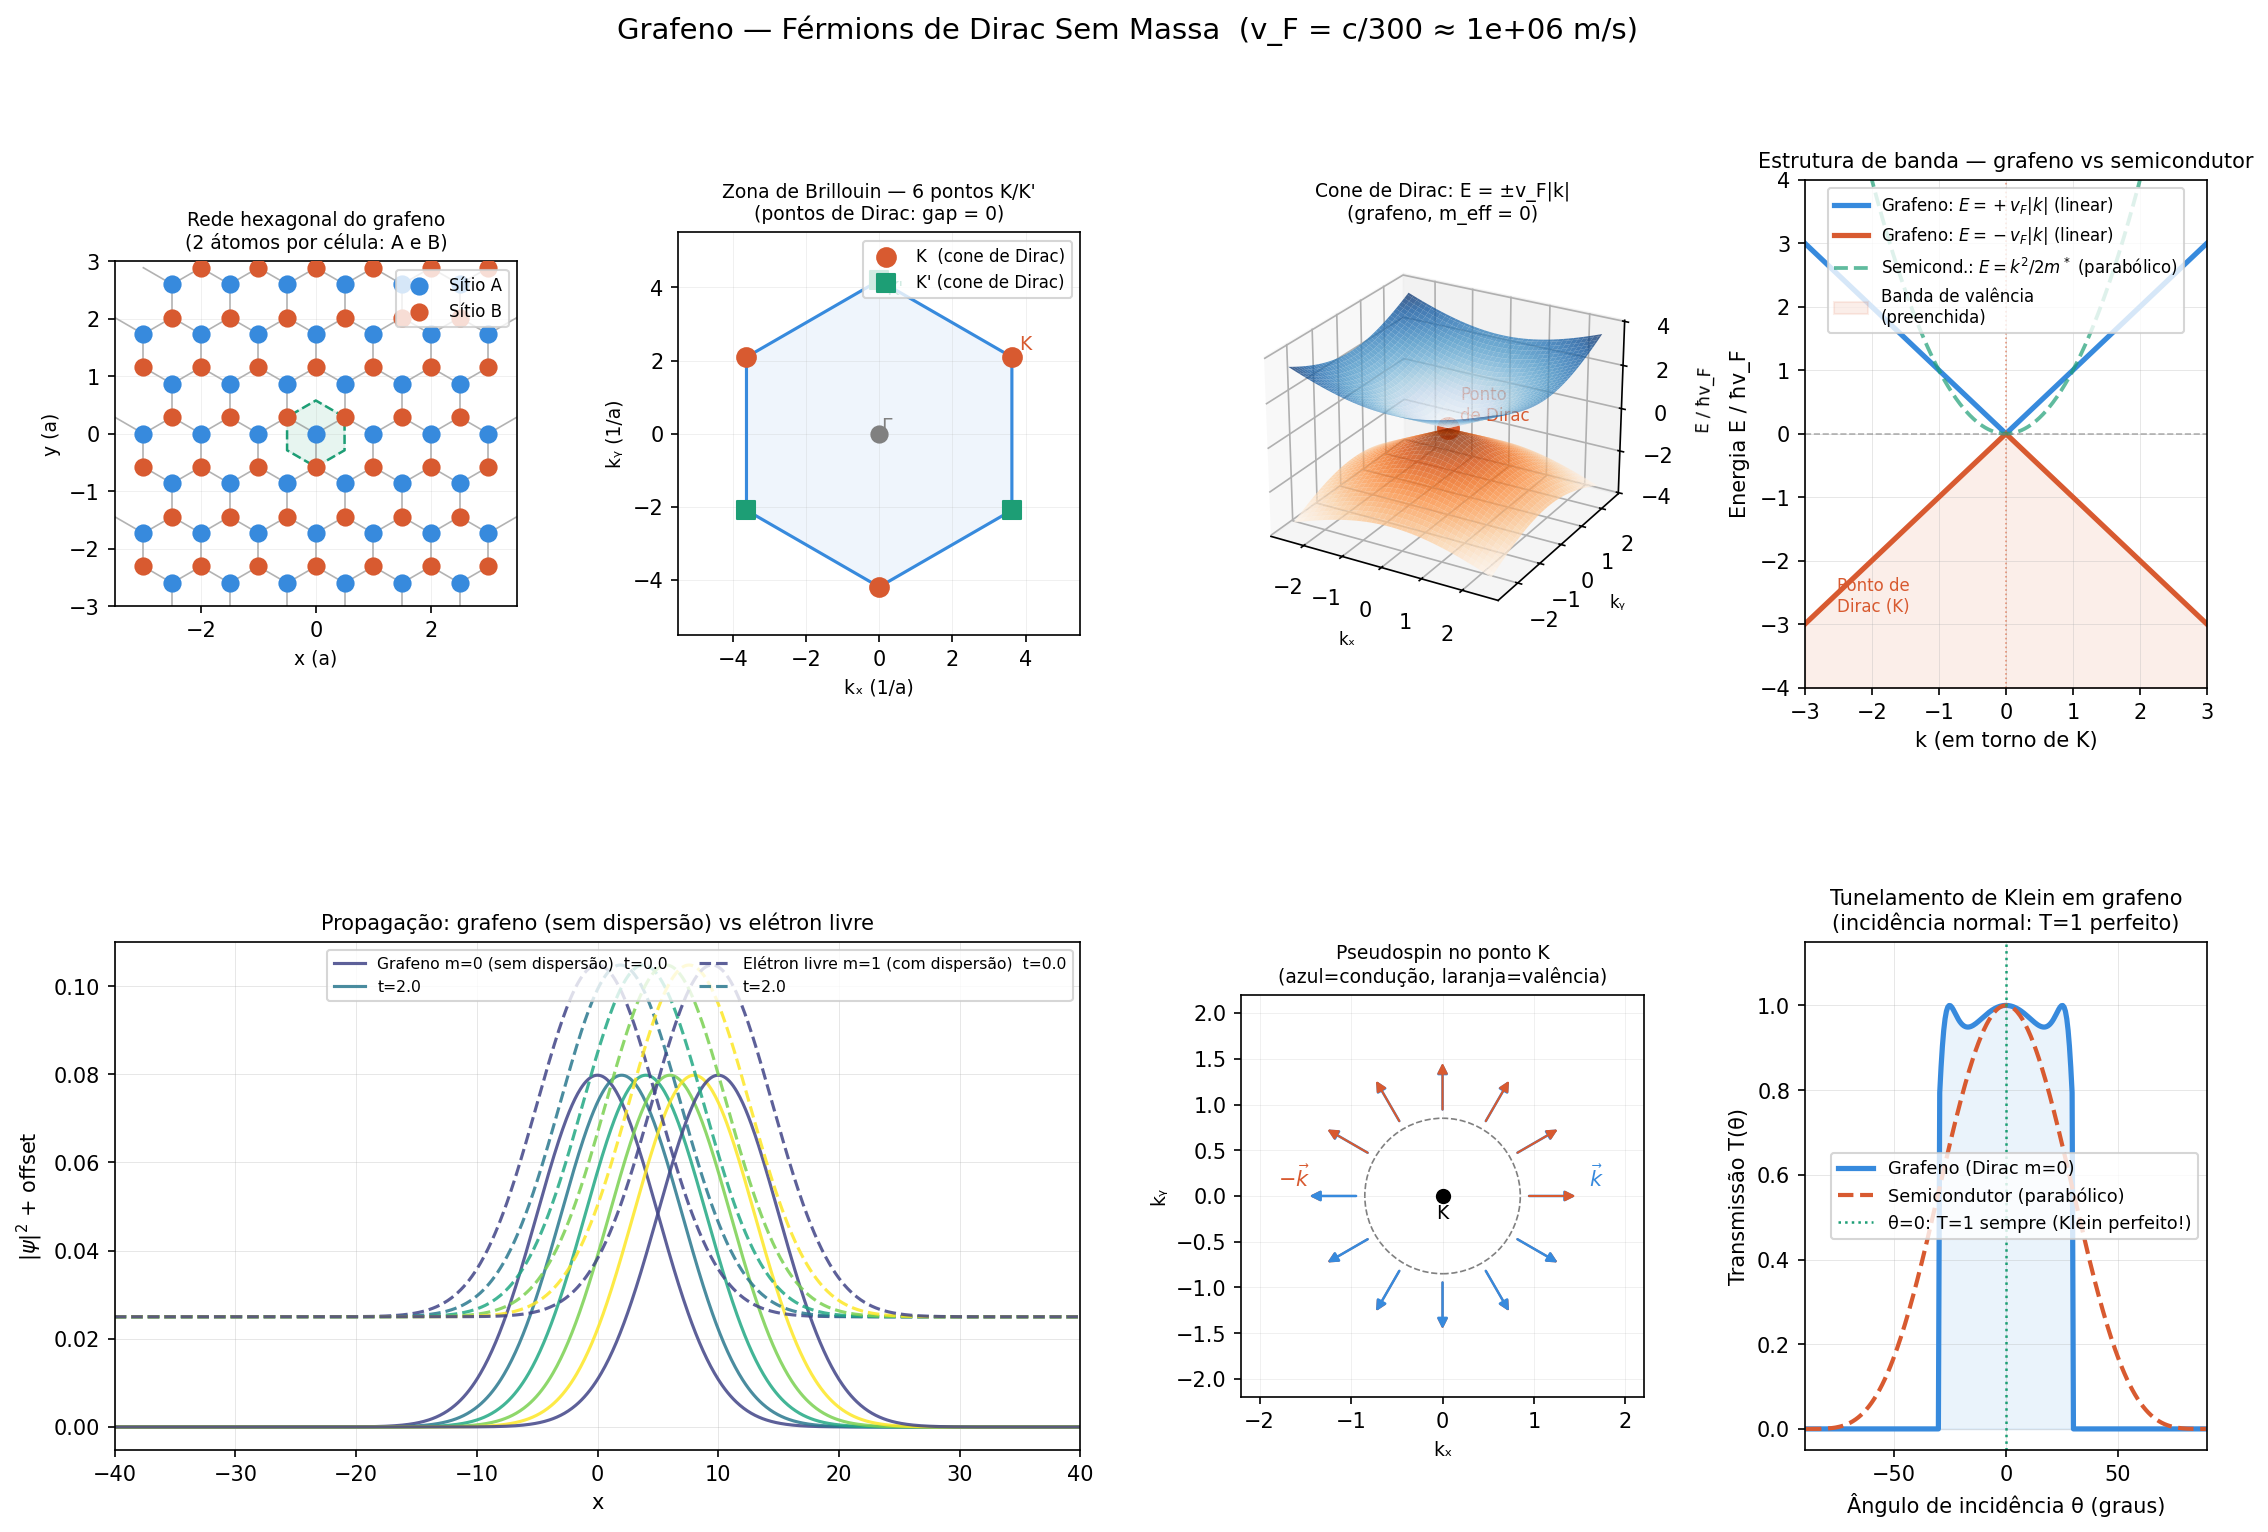

Write the Python code that produced this figure.
"""
Grafeno 2D — Férmions de Dirac Sem Massa
=========================================
Módulo 1 — Estrutura de banda: rede hexagonal + pontos de Dirac K e K'
Módulo 2 — Cone de Dirac: dispersão linear E = ±ħv_F|k|  (sem gap, sem massa)
Módulo 3 — Propagação de pacote: velocidade constante v_F ≈ c/300, sem dispersão
Módulo 4 — Pseudospin e quiralidade: helicidade travada, tunelamento de Klein perfeito
Módulo 5 — Níveis de Landau em grafeno: E_n = v_F√(2nħeB)  ∝ √(nB), inclui n=0

Diferença fundamental em relação ao elétron livre:
  - Elétron livre:  E = ±√(k²+m²)   → dispersão quadrática para k<<m
  - Grafeno:        E = ±v_F|k|      → linear para TODO k, m_efetivo = 0

Sistema de unidades: ħ = e = 1, v_F = 1 (comprimento em unidades de a/√3)

Uso:
    python dirac_graphene.py
    python dirac_graphene.py --module 2    # só cone de Dirac
    python dirac_graphene.py --B 3.0       # campo magnético para Landau
    python dirac_graphene.py --save        # salva animação
    python dirac_graphene.py --help
"""

import math
import numpy as np
import matplotlib
import matplotlib.pyplot as plt
import matplotlib.gridspec as gridspec
import matplotlib.animation as animation
from matplotlib.patches import RegularPolygon, FancyArrowPatch
from matplotlib.collections import PatchCollection
import argparse
import platform
import warnings
warnings.filterwarnings("ignore")

if platform.system() == "Darwin":
    matplotlib.use("MacOSX")

# ============================================================================
# Constantes do grafeno
# ============================================================================
VF      = 1.0           # velocidade de Fermi (unidades v_F=1)
VF_SI   = 1.0e6         # v_F em m/s (real)
C_SI    = 3.0e8         # c em m/s
VF_FRAC = VF_SI / C_SI  # v_F/c ≈ 1/300

# Rede hexagonal: vetores primitivos
A_LAT  = 1.0                          # parâmetro de rede (u.a.)
A1     = A_LAT * np.array([1.0, 0.0])
A2     = A_LAT * np.array([0.5, np.sqrt(3)/2])

# Pontos de alta simetria na zona de Brillouin hexagonal
# K  = (2π/a)(1/3, 1/√3)  e  K' = -K
K_PT   = (2*np.pi/A_LAT) * np.array([1/3, 1/np.sqrt(3)])
KP_PT  = -K_PT


# ============================================================================
# MÓDULO 1 — Rede Hexagonal e Zona de Brillouin
# ============================================================================

def plot_lattice_and_bz(ax_lat, ax_bz):
    """Rede real do grafeno (hexagonal) e zona de Brillouin hexagonal."""

    # ── Rede real: sítios A (azul) e B (laranja) ──
    n_cells = 4
    sA, sB = [], []
    for i in range(-n_cells, n_cells + 1):
        for j in range(-n_cells, n_cells + 1):
            center = i * A1 + j * A2
            sA.append(center)
            sB.append(center + np.array([0.5, np.sqrt(3)/6]))

    sA = np.array(sA); sB = np.array(sB)
    mask = (np.abs(sA[:,0]) < 3.5) & (np.abs(sA[:,1]) < 3.0)
    maskB = (np.abs(sB[:,0]) < 3.5) & (np.abs(sB[:,1]) < 3.0)

    # Linhas de ligação C-C
    for pos in sA[mask]:
        for delta in [np.array([0.5, np.sqrt(3)/6]),
                      np.array([-0.5, np.sqrt(3)/6]),
                      np.array([0.0, -np.sqrt(3)/3])]:
            nb = pos + delta
            ax_lat.plot([pos[0], nb[0]], [pos[1], nb[1]],
                        color="gray", lw=0.8, alpha=0.6, zorder=1)

    ax_lat.scatter(sA[mask, 0], sA[mask, 1], s=60, color="#378ADD",
                   zorder=3, label="Sítio A")
    ax_lat.scatter(sB[maskB, 0], sB[maskB, 1], s=60, color="#D85A30",
                   zorder=3, label="Sítio B")

    # Destaca célula unitária
    hex_verts = []
    for angle in range(0, 360, 60):
        r = A_LAT / np.sqrt(3)
        hex_verts.append([r * np.cos(np.radians(angle + 30)),
                          r * np.sin(np.radians(angle + 30))])
    hex_verts = np.array(hex_verts)
    ax_lat.fill(hex_verts[:, 0], hex_verts[:, 1],
                alpha=0.10, color="#1D9E75", zorder=0)
    ax_lat.plot(np.append(hex_verts[:, 0], hex_verts[0, 0]),
                np.append(hex_verts[:, 1], hex_verts[0, 1]),
                color="#1D9E75", lw=1.2, ls="--")

    ax_lat.set_aspect("equal")
    ax_lat.set_xlim(-3.5, 3.5); ax_lat.set_ylim(-3.0, 3.0)
    ax_lat.set_xlabel("x (a)", fontsize=9); ax_lat.set_ylabel("y (a)", fontsize=9)
    ax_lat.set_title("Rede hexagonal do grafeno\n(2 átomos por célula: A e B)", fontsize=9)
    ax_lat.legend(fontsize=8, loc="upper right")
    ax_lat.grid(lw=0.3, alpha=0.3)

    # ── Zona de Brillouin hexagonal ──
    # Vetores da rede recíproca
    b1 = (2*np.pi/A_LAT) * np.array([1.0, -1/np.sqrt(3)])
    b2 = (2*np.pi/A_LAT) * np.array([0.0,  2/np.sqrt(3)])

    # Vértices da ZB hexagonal
    bz_verts = []
    for i in range(6):
        angle = np.radians(30 + 60 * i)
        r_bz = 4*np.pi / (3 * A_LAT)
        bz_verts.append([r_bz * np.cos(angle), r_bz * np.sin(angle)])
    bz_verts = np.array(bz_verts)

    ax_bz.fill(np.append(bz_verts[:,0], bz_verts[0,0]),
               np.append(bz_verts[:,1], bz_verts[0,1]),
               alpha=0.08, color="#378ADD")
    ax_bz.plot(np.append(bz_verts[:,0], bz_verts[0,0]),
               np.append(bz_verts[:,1], bz_verts[0,1]),
               color="#378ADD", lw=1.5)

    # Pontos K e K'
    K_pts  = bz_verts[0::2]   # alternados
    Kp_pts = bz_verts[1::2]
    ax_bz.scatter(K_pts[:,0],  K_pts[:,1],  s=80, color="#D85A30",
                  zorder=5, label="K  (cone de Dirac)")
    ax_bz.scatter(Kp_pts[:,0], Kp_pts[:,1], s=80, color="#1D9E75",
                  zorder=5, marker="s", label="K' (cone de Dirac)")

    # Ponto Γ e M
    ax_bz.scatter([0], [0], s=60, color="gray", zorder=5)
    ax_bz.text(0.05, 0.05, "Γ", fontsize=9, color="gray")

    for kp in K_pts[:1]:
        ax_bz.annotate("K", xy=kp, xytext=kp + np.array([0.2, 0.2]),
                       fontsize=9, color="#D85A30")
    for kp in Kp_pts[:1]:
        ax_bz.annotate("K'", xy=kp, xytext=kp + np.array([0.2, -0.4]),
                       fontsize=9, color="#1D9E75")

    ax_bz.set_aspect("equal")
    lim = 5.5
    ax_bz.set_xlim(-lim, lim); ax_bz.set_ylim(-lim, lim)
    ax_bz.set_xlabel("kₓ (1/a)", fontsize=9); ax_bz.set_ylabel("kᵧ (1/a)", fontsize=9)
    ax_bz.set_title("Zona de Brillouin — 6 pontos K/K'\n(pontos de Dirac: gap = 0)", fontsize=9)
    ax_bz.legend(fontsize=8, loc="upper right")
    ax_bz.grid(lw=0.3, alpha=0.3)


# ============================================================================
# MÓDULO 2 — Cone de Dirac: estrutura de banda 2D
# ============================================================================

def dirac_cone_energy(kx, ky, vf=VF):
    """E = ±v_F √(kx²+ky²)  — dispersão linear, sem massa."""
    k = np.sqrt(kx**2 + ky**2)
    return vf * k


def plot_dirac_cone(ax3d, ax_bands):
    """Cone de Dirac 3D e estrutura de banda ao longo de K-Γ-K'."""

    # ── Cone 3D ──
    k_range = np.linspace(-2.5, 2.5, 80)
    KX, KY  = np.meshgrid(k_range, k_range)
    E_pos   =  dirac_cone_energy(KX, KY)
    E_neg   = -dirac_cone_energy(KX, KY)

    ax3d.plot_surface(KX, KY, E_pos, cmap="Blues",   alpha=0.75, linewidth=0)
    ax3d.plot_surface(KX, KY, E_neg, cmap="Oranges", alpha=0.75, linewidth=0)

    # Linha de contorno no nível de Fermi E=0
    ax3d.contour(KX, KY, E_pos, levels=[0], colors=["#1D9E75"], linewidths=2)
    ax3d.contour(KX, KY, E_neg, levels=[0], colors=["#1D9E75"], linewidths=2)

    # Ponto de Dirac
    ax3d.scatter([0], [0], [0], s=100, color="#D85A30", zorder=10)
    ax3d.text(0.2, 0.2, 0.3, "Ponto\nde Dirac", fontsize=8, color="#D85A30")

    ax3d.set_xlabel("kₓ", fontsize=8); ax3d.set_ylabel("kᵧ", fontsize=8)
    ax3d.set_zlabel("E / ħv_F", fontsize=8)
    ax3d.set_title("Cone de Dirac: E = ±v_F|k|\n(grafeno, m_eff = 0)", fontsize=9)
    ax3d.view_init(elev=25, azim=-60)

    # ── Estrutura de banda ao longo de k ──
    k_line = np.linspace(-3.0, 3.0, 400)
    E_p    = VF * np.abs(k_line)
    E_n    = -VF * np.abs(k_line)

    # Comparação com elétron parabólico
    m_eff  = 0.5  # massa efetiva de elétron típico em semicondutor
    E_par  = k_line**2 / (2 * m_eff)

    ax_bands.plot(k_line, E_p,  color="#378ADD", lw=2.5, label=r"Grafeno: $E=+v_F|k|$ (linear)")
    ax_bands.plot(k_line, E_n,  color="#D85A30", lw=2.5, label=r"Grafeno: $E=-v_F|k|$ (linear)")
    ax_bands.plot(k_line, E_par, color="#1D9E75", lw=1.8, ls="--", alpha=0.7,
                  label=r"Semicond.: $E=k^2/2m^*$ (parabólico)")

    ax_bands.axhline(0, color="gray", lw=0.8, ls="--", alpha=0.6)
    ax_bands.axvline(0, color="#D85A30", lw=0.8, ls=":", alpha=0.6)

    # Nível de Fermi e anotações
    ax_bands.fill_between(k_line, E_n, -4, alpha=0.10, color="#D85A30",
                          label="Banda de valência\n(preenchida)")
    ax_bands.text(0.08, 0.15, "Ponto de\nDirac (K)", fontsize=8,
                  color="#D85A30", transform=ax_bands.transAxes)

    ax_bands.set_xlabel("k (em torno de K)", fontsize=10)
    ax_bands.set_ylabel("Energia E / ħv_F", fontsize=10)
    ax_bands.set_title("Estrutura de banda — grafeno vs semicondutor", fontsize=10)
    ax_bands.set_ylim(-4, 4); ax_bands.set_xlim(-3, 3)
    ax_bands.legend(fontsize=8, loc="upper center")
    ax_bands.grid(lw=0.4, alpha=0.35)


# ============================================================================
# MÓDULO 3 — Propagação sem dispersão (m=0)
# ============================================================================

def init_spinor_massless(xs, ys, dx, dy, kx0, ky0, sigma):
    """
    Pacote gaussiano 2D para férmion de Dirac sem massa.
    O espinor é (ψ_A, ψ_B) = subrede A e subrede B.

    Para modo de energia positiva com momento k = (kx, ky):
        ψ_A = f(r) · e^{i(kx·x + ky·y)}
        ψ_B = e^{iφ_k} · f(r) · e^{i(kx·x + ky·y)}
    onde φ_k = arctan(ky/kx)  (fase quiral)
    """
    phi_k = np.arctan2(ky0, kx0)
    env   = np.exp(-((xs**2 + ys**2) / (2 * sigma**2)))
    env  /= np.sqrt(np.sum(env**2) * dx * dy)

    psi_A = env * np.exp(1j * (kx0 * xs + ky0 * ys))
    psi_B = np.exp(1j * phi_k) * psi_A

    return psi_A, psi_B


def propagate_massless_1d(xs, dx, k0, sigma, n_steps, dt):
    """
    Evolução 1D do férmion sem massa via split-operator.
    Para m=0: ω(k) = v_F|k|, propagador exato.
    """
    N  = len(xs)
    ks = np.fft.fftfreq(N, d=dx) * 2 * np.pi
    omega = VF * np.abs(ks)

    # Spinor inicial (1D: apenas componente A)
    env  = np.exp(-0.25 * (xs / sigma)**2) / (np.pi * sigma**2)**0.25
    psi_A = env * np.exp(1j * k0 * xs)
    phi_k = np.sign(k0) * np.pi / 4 if k0 != 0 else 0.0
    psi_B = np.exp(1j * phi_k) * psi_A

    # Normaliza
    norm = np.sqrt(np.sum((np.abs(psi_A)**2 + np.abs(psi_B)**2) * dx))
    psi_A /= norm; psi_B /= norm

    # Propagador m=0 em 1D
    cos_w  = np.cos(omega * dt)
    sinc_w = np.where(np.abs(ks) > 1e-12, np.sin(omega * dt) / (omega + 1e-15), dt)
    k_sign = np.sign(ks + 1e-15)

    P11 =  cos_w
    P12 = -1j * k_sign * np.sin(omega * dt)
    P21 = -1j * k_sign * np.sin(omega * dt)
    P22 =  cos_w

    snapshots = []
    t_arr     = []

    for step in range(n_steps + 1):
        if step % (n_steps // 10) == 0:
            dens = (np.abs(psi_A)**2 + np.abs(psi_B)**2).real
            snapshots.append(dens.copy())
            t_arr.append(step * dt)

        if step < n_steps:
            phi_A = np.fft.fft(psi_A)
            phi_B = np.fft.fft(psi_B)
            psi_A = np.fft.ifft(P11 * phi_A + P12 * phi_B)
            psi_B = np.fft.ifft(P21 * phi_A + P22 * phi_B)

    return snapshots, t_arr


def plot_propagation(ax, m=1.0):
    """
    Compara propagação de pacote: grafeno (m=0) vs elétron livre (m=1).
    Para m=0: sem dispersão, velocidade constante v_F.
    Para m≠0: dispersão, o pacote alarga.
    """
    N     = 1024
    L     = 80.0
    xs    = np.linspace(-L/2, L/2, N, endpoint=False)
    dx    = xs[1] - xs[0]
    ks    = np.fft.fftfreq(N, d=dx) * 2 * np.pi
    k0    = 3.0
    sigma = 5.0
    dt    = 0.02
    n_steps = 500

    colors_t = plt.cm.viridis(np.linspace(0.2, 1.0, 5))

    for mi, (mass, lstyle, label) in enumerate([
        (0.0, "-",  "Grafeno m=0 (sem dispersão)"),
        (1.0, "--", "Elétron livre m=1 (com dispersão)"),
    ]):
        omega = VF * np.sqrt(ks**2 + mass**2) if mass > 0 else VF * np.abs(ks)
        cos_w  = np.cos(omega * dt)
        sinc_w = np.where(np.abs(ks) > 1e-12, np.sin(omega * dt) / (omega + 1e-15), dt)
        k_sign = ks / (np.abs(ks) + 1e-12)

        if mass > 0:
            P11 =  cos_w - 1j * mass * sinc_w
            P12 = -1j * ks * sinc_w
            P21 = -1j * ks * sinc_w
            P22 =  cos_w + 1j * mass * sinc_w
        else:
            P11 =  cos_w
            P12 = -1j * k_sign * np.sin(omega * dt)
            P21 = -1j * k_sign * np.sin(omega * dt)
            P22 =  cos_w

        env   = np.exp(-0.25 * (xs / sigma)**2) / (np.pi * sigma**2)**0.25
        psi1  = env * np.exp(1j * k0 * xs)
        psi2  = (k0 / (np.sqrt(k0**2 + mass**2 + 1e-12) + mass + 1e-12)) * psi1
        norm  = np.sqrt(np.sum((np.abs(psi1)**2 + np.abs(psi2)**2) * dx))
        psi1 /= norm; psi2 /= norm

        snap_steps = [0, 100, 200, 300, 400, 500]
        si = 0
        for step in range(n_steps + 1):
            if step == snap_steps[si]:
                dens = (np.abs(psi1)**2 + np.abs(psi2)**2).real
                t_now = step * dt
                offset = mi * 0.025
                lbl = f"{label}  t={t_now:.1f}" if si == 0 else f"t={t_now:.1f}"
                col = colors_t[si % len(colors_t)]
                ax.plot(xs, dens + offset, color=col if mass == 0 else col,
                        lw=1.5, ls=lstyle, alpha=0.85,
                        label=lbl if si <= 1 else "")
                si += 1
                if si >= len(snap_steps):
                    break
            if step < n_steps:
                phi1 = np.fft.fft(psi1); phi2 = np.fft.fft(psi2)
                psi1 = np.fft.ifft(P11*phi1 + P12*phi2)
                psi2 = np.fft.ifft(P21*phi1 + P22*phi2)

    ax.set_xlabel("x", fontsize=10)
    ax.set_ylabel(r"$|\psi|^2$ + offset", fontsize=10)
    ax.set_title("Propagação: grafeno (sem dispersão) vs elétron livre", fontsize=10)
    ax.set_xlim(-L/2, L/2)
    ax.legend(fontsize=7.5, loc="upper right", ncol=2)
    ax.grid(lw=0.4, alpha=0.35)


# ============================================================================
# MÓDULO 4 — Pseudospin, Quiralidade e Tunelamento de Klein Perfeito
# ============================================================================

def klein_transmission_graphene(k, V0, d):
    """
    Transmissão de Klein para grafeno (m=0).
    Resultado analítico de Katsnelson et al. 2006:
        T = cos²(θ) / (1 − sin²(θ)sin²(qd))
    onde θ = arctan(ky/kx) e q = √((E-V0)²/v_F² − ky²)
    Para incidência normal (ky=0, θ=0): T = 1 sempre (Klein perfeito!)
    """
    # Incidência oblíqua: ky = k·sin(θ), kx = k·cos(θ)
    theta_arr = np.linspace(-np.pi/2 + 0.01, np.pi/2 - 0.01, 300)
    E = VF * k
    T_arr = []
    for theta in theta_arr:
        ky = k * np.sin(theta)
        kx = k * np.cos(theta)
        Ev = E - V0
        arg = (Ev/VF)**2 - ky**2
        if arg <= 0:
            T_arr.append(0.0)
            continue
        q = np.sqrt(arg)
        cos2_theta = np.cos(theta)**2
        sin2_phi   = (ky / (np.abs(Ev/VF) + 1e-12))**2
        denom = 1.0 - (1 - cos2_theta) * np.sin(q * d)**2
        T = cos2_theta / (denom + 1e-12) if denom > 0 else 0.0
        T_arr.append(np.clip(T, 0, 1))
    return theta_arr, np.array(T_arr)


def plot_pseudospin(ax_ps, ax_klein):
    """Diagrama de pseudospin e transmissão de Klein em grafeno."""

    # ── Pseudospin: helicidade travada ──
    k_angles = np.linspace(0, 2*np.pi, 12, endpoint=False)
    for angle in k_angles:
        kx = np.cos(angle); ky = np.sin(angle)
        # Pseudospin aponta na direção de k (valência: antiparalelo)
        color = "#378ADD" if True else "#D85A30"
        ax_ps.annotate("", xy=(kx * 1.5, ky * 1.5),
                       xytext=(kx * 0.9, ky * 0.9),
                       arrowprops=dict(arrowstyle="-|>", color="#378ADD",
                                       lw=1.2, mutation_scale=10))
        ax_ps.annotate("", xy=(-kx * 1.5, -ky * 1.5),
                       xytext=(-kx * 0.9, -ky * 0.9),
                       arrowprops=dict(arrowstyle="-|>", color="#D85A30",
                                       lw=1.0, mutation_scale=10))

    circle = plt.Circle((0, 0), 0.85, fill=False, color="gray", ls="--", lw=0.8)
    ax_ps.add_patch(circle)
    ax_ps.scatter([0], [0], s=40, color="black", zorder=5)
    ax_ps.text(0.0, -0.25, "K", ha="center", fontsize=9, color="black")

    ax_ps.set_aspect("equal")
    ax_ps.set_xlim(-2.2, 2.2); ax_ps.set_ylim(-2.2, 2.2)
    ax_ps.set_title("Pseudospin no ponto K\n(azul=condução, laranja=valência)", fontsize=9)
    ax_ps.text(1.6, 0.1, r"$\vec{k}$", fontsize=10, color="#378ADD")
    ax_ps.text(-1.8, 0.1, r"$-\vec{k}$", fontsize=10, color="#D85A30")
    ax_ps.set_xlabel("kₓ", fontsize=9); ax_ps.set_ylabel("kᵧ", fontsize=9)
    ax_ps.grid(lw=0.3, alpha=0.3)

    # ── Transmissão de Klein vs ângulo de incidência ──
    k0   = 2.0
    V0   = 1.5 * VF * k0
    d    = 3.0
    theta_arr, T_graphene = klein_transmission_graphene(k0, V0, d)

    # Elétron normal (de Schrödinger): T cai para grandes ângulos
    T_schrod = np.cos(theta_arr)**4  # aproximação simples

    ax_klein.plot(np.degrees(theta_arr), T_graphene,
                  color="#378ADD", lw=2.5, label="Grafeno (Dirac m=0)")
    ax_klein.plot(np.degrees(theta_arr), T_schrod,
                  color="#D85A30", lw=2.0, ls="--", label="Semicondutor (parabólico)")

    ax_klein.axvline(0, color="#1D9E75", lw=1.2, ls=":",
                     label="θ=0: T=1 sempre (Klein perfeito!)")
    ax_klein.fill_between(np.degrees(theta_arr), T_graphene, 0,
                          alpha=0.10, color="#378ADD")

    ax_klein.set_xlabel("Ângulo de incidência θ (graus)", fontsize=10)
    ax_klein.set_ylabel("Transmissão T(θ)", fontsize=10)
    ax_klein.set_title("Tunelamento de Klein em grafeno\n(incidência normal: T=1 perfeito)", fontsize=10)
    ax_klein.set_xlim(-90, 90)
    ax_klein.set_ylim(-0.05, 1.15)
    ax_klein.legend(fontsize=8.5)
    ax_klein.grid(lw=0.4, alpha=0.35)


# ============================================================================
# MÓDULO 5 — Níveis de Landau em Grafeno
# ============================================================================

def landau_graphene(n, B, vf=VF):
    """
    Nível n de Landau em grafeno (m=0):
        E_n = ±v_F √(2n·ħeB)    unidades naturais (ħ=e=1)
    Diferença crucial vs elétron livre (m≠0):
        - Grafeno:       E_n ∝ √(nB)   → raiz de n E de B
        - Elétron livre: E_n ∝ (n+½)B  → linear em n e B
    O nível n=0 tem E=0 exato para qualquer B!
    """
    return vf * np.sqrt(2.0 * n * B)


def plot_landau_graphene(ax_ll, ax_comp):
    """Níveis de Landau de grafeno vs elétron livre."""

    B_arr  = np.linspace(0.1, 5.0, 300)
    n_show = [0, 1, 2, 3, 4, 5]
    cmap   = plt.cm.viridis

    # ── E_n vs B ──
    for n in n_show:
        col = cmap(n / max(n_show))
        E_g = np.array([landau_graphene(n, B) for B in B_arr])
        ax_ll.plot(B_arr, E_g, color=col, lw=2.0 if n > 0 else 2.5,
                   label=f"n={n}")
        ax_ll.plot(B_arr, -E_g, color=col, lw=1.5, ls="--", alpha=0.6)

    ax_ll.axhline(0, color="#D85A30", lw=2.0, label="n=0 (E=0 SEMPRE!)")
    ax_ll.set_xlabel("Campo B", fontsize=10)
    ax_ll.set_ylabel(r"$E_n = \pm v_F\sqrt{2nB}$", fontsize=10)
    ax_ll.set_title("Níveis de Landau em grafeno\nE_n ∝ √(nB)  —  n=0 fixo em E=0", fontsize=10)
    ax_ll.legend(fontsize=8, loc="upper left", ncol=2)
    ax_ll.grid(lw=0.4, alpha=0.35)

    # ── Comparação: grafeno vs elétron livre (n=0 a 4, B=1) ──
    B_fix  = 1.0
    ns     = np.arange(0, 8)
    m_free = 1.0
    omega_c = B_fix / m_free  # frequência ciclotron

    E_graph = np.array([landau_graphene(n, B_fix) for n in ns])
    E_free  = np.array([omega_c * (n + 0.5) for n in ns])        # Schrödinger
    E_relf  = np.array([np.sqrt(1 + 2*n*B_fix) - 1 for n in ns]) # Dirac m≠0

    x = np.arange(len(ns))
    w = 0.28
    ax_comp.bar(x - w, E_graph, w, color="#378ADD",   label="Grafeno (m=0): √(2nB)")
    ax_comp.bar(x,     E_relf,  w, color="#1D9E75",   label="Dirac (m≠0): √(1+2nB)−1", alpha=0.85)
    ax_comp.bar(x + w, E_free,  w, color="#D3D1C7",   label="Schrödinger: ωc(n+½)")

    # Destaca n=0
    ax_comp.bar([0 - w], [E_graph[0]], w, color="#D85A30",
                label="n=0 grafeno: E=0 !", zorder=5)

    ax_comp.set_xticks(x)
    ax_comp.set_xticklabels([f"n={n}" for n in ns], fontsize=8.5)
    ax_comp.set_ylabel("Energia cinética", fontsize=10)
    ax_comp.set_title(f"Comparação de 3 teorias (B={B_fix})\nGrafeno vs Dirac m≠0 vs Schrödinger", fontsize=10)
    ax_comp.legend(fontsize=8)
    ax_comp.grid(axis='y', lw=0.4, alpha=0.35)


# ============================================================================
# ANIMAÇÃO — Pacote 1D em grafeno sem dispersão vs com massa
# ============================================================================

def animate_graphene(args):
    N     = 1024
    L     = 100.0
    xs    = np.linspace(-L/2, L/2, N, endpoint=False)
    dx    = xs[1] - xs[0]
    ks    = np.fft.fftfreq(N, d=dx) * 2 * np.pi
    k0    = 3.0
    sigma = 6.0
    dt    = 0.03
    x0    = -L/4

    fig, axes = plt.subplots(2, 1, figsize=(12, 8), sharex=True)
    fig.suptitle(
        "Grafeno vs Elétron Livre — Propagação sem dispersão (m=0) vs com dispersão (m≠0)",
        fontsize=12
    )

    states = {}
    lines  = {}
    colors = {"grafeno": "#378ADD", "livre": "#D85A30"}

    for name, mass in [("grafeno", 0.0), ("livre", 1.0)]:
        omega = VF * np.abs(ks) if mass == 0 else np.sqrt(ks**2 + mass**2)
        cos_w  = np.cos(omega * dt)
        sin_w  = np.sin(omega * dt)
        sinc_w = np.where(np.abs(omega) > 1e-12, sin_w / (omega + 1e-15), dt)
        k_sign = ks / (np.abs(ks) + 1e-12)

        if mass == 0:
            P = (cos_w, -1j * k_sign * sin_w, -1j * k_sign * sin_w, cos_w)
        else:
            P = (cos_w - 1j*mass*sinc_w, -1j*ks*sinc_w,
                 -1j*ks*sinc_w,           cos_w + 1j*mass*sinc_w)

        env  = np.exp(-0.25 * ((xs - x0) / sigma)**2) / (np.pi * sigma**2)**0.25
        p1   = env * np.exp(1j * k0 * xs)
        p2   = (k0 / (np.sqrt(k0**2 + mass**2 + 1e-12) + mass + 1e-12)) * p1
        norm = np.sqrt(np.sum((np.abs(p1)**2 + np.abs(p2)**2) * dx))
        p1  /= norm; p2 /= norm

        states[name] = {"psi1": p1, "psi2": p2, "P": P, "mass": mass}

    ax_g, ax_l = axes
    dens_g0 = (np.abs(states["grafeno"]["psi1"])**2 + np.abs(states["grafeno"]["psi2"])**2).real
    dens_l0 = (np.abs(states["livre"]["psi1"])**2   + np.abs(states["livre"]["psi2"])**2).real
    ymax = max(dens_g0.max(), dens_l0.max()) * 2.2

    lines["grafeno"], = ax_g.plot(xs, dens_g0, color=colors["grafeno"], lw=2,
                                  label=r"Grafeno $m=0$: $|\psi|^2$")
    lines["livre"],   = ax_l.plot(xs, dens_l0, color=colors["livre"],   lw=2,
                                  label=r"Elétron livre $m=1$: $|\psi|^2$")

    for ax, name in [(ax_g, "grafeno"), (ax_l, "livre")]:
        ax.set_ylim(0, ymax)
        ax.set_ylabel(r"$|\psi|^2$", fontsize=11)
        ax.legend(fontsize=9, loc="upper right")
        ax.grid(lw=0.4, alpha=0.4)

    ax_g.set_title("Grafeno (m=0): forma do pacote preservada — v_F constante", fontsize=10)
    ax_l.set_title("Elétron livre (m≠0): pacote se dispersa — velocidades de grupo diferentes", fontsize=10)
    ax_l.set_xlabel("x (unidades naturais)", fontsize=11)

    txt_g  = ax_g.text(0.02, 0.88, "t = 0.00", transform=ax_g.transAxes, fontsize=9)
    txt_l  = ax_l.text(0.02, 0.88, "t = 0.00", transform=ax_l.transAxes, fontsize=9)
    txt_w_g = ax_g.text(0.98, 0.88, "", transform=ax_g.transAxes, fontsize=9,
                        ha="right", color=colors["grafeno"])
    txt_w_l = ax_l.text(0.98, 0.88, "", transform=ax_l.transAxes, fontsize=9,
                        ha="right", color=colors["livre"])
    fig.tight_layout()

    state_t = {"t": 0.0}
    n_per   = 4

    def update(frame):
        state_t["t"] += n_per * dt
        t = state_t["t"]

        for name in ["grafeno", "livre"]:
            s   = states[name]
            P11, P12, P21, P22 = s["P"]
            for _ in range(n_per):
                phi1 = np.fft.fft(s["psi1"])
                phi2 = np.fft.fft(s["psi2"])
                s["psi1"] = np.fft.ifft(P11*phi1 + P12*phi2)
                s["psi2"] = np.fft.ifft(P21*phi1 + P22*phi2)

            dens = (np.abs(s["psi1"])**2 + np.abs(s["psi2"])**2).real
            lines[name].set_ydata(dens)

            # Largura do pacote Δx
            norm  = np.sum(dens) * dx
            xmean = np.sum(xs * dens) * dx / (norm + 1e-15)
            x2    = np.sum(xs**2 * dens) * dx / (norm + 1e-15)
            width = np.sqrt(max(x2 - xmean**2, 0))

            if name == "grafeno":
                txt_g.set_text(f"t = {t:.1f}")
                txt_w_g.set_text(f"Δx = {width:.2f}")
            else:
                txt_l.set_text(f"t = {t:.1f}")
                txt_w_l.set_text(f"Δx = {width:.2f}")

    ani = animation.FuncAnimation(fig, update, frames=300, interval=28, blit=False)

    if args.get("save"):
        fname = "dirac_graphene.gif"
        print(f"Salvando '{fname}'...")
        ani.save(fname, writer=animation.PillowWriter(fps=28))
        print(f"Salvo: {fname}")
    else:
        plt.show()

    return ani


# ============================================================================
# FIGURA ESTÁTICA COMPLETA
# ============================================================================

def plot_all_static(args):
    fig = plt.figure(figsize=(18, 11))
    fig.suptitle(
        "Grafeno — Férmions de Dirac Sem Massa  "
        f"(v_F = c/{int(round(1/VF_FRAC))} ≈ {VF_SI:.0e} m/s)",
        fontsize=14
    )
    gs = gridspec.GridSpec(2, 4, figure=fig, hspace=0.50, wspace=0.40)

    ax_lat  = fig.add_subplot(gs[0, 0])
    ax_bz   = fig.add_subplot(gs[0, 1])
    ax_cone = fig.add_subplot(gs[0, 2], projection='3d')
    ax_band = fig.add_subplot(gs[0, 3])
    ax_prop = fig.add_subplot(gs[1, 0:2])
    ax_ps   = fig.add_subplot(gs[1, 2])
    ax_kl   = fig.add_subplot(gs[1, 3])

    plot_lattice_and_bz(ax_lat, ax_bz)
    plot_dirac_cone(ax_cone, ax_band)
    plot_propagation(ax_prop)
    plot_pseudospin(ax_ps, ax_kl)

    plt.savefig("dirac_graphene.png", dpi=150, bbox_inches="tight")
    print("Figura salva: dirac_graphene.png")
    plt.show()


def plot_landau_static(args):
    fig, (ax_ll, ax_comp) = plt.subplots(1, 2, figsize=(13, 6))
    fig.suptitle("Níveis de Landau em Grafeno vs Elétron Livre", fontsize=13)
    plot_landau_graphene(ax_ll, ax_comp)
    plt.tight_layout()
    plt.savefig("dirac_graphene_landau.png", dpi=150, bbox_inches="tight")
    print("Figura salva: dirac_graphene_landau.png")
    plt.show()


# ============================================================================
# Sumário físico
# ============================================================================

def print_summary(args):
    B = args["B"]
    print(f"\n{'='*64}")
    print("  Grafeno — Férmions de Dirac Sem Massa")
    print(f"{'='*64}")
    print(f"  v_F (u.n.)       = {VF}")
    print(f"  v_F (SI)         = {VF_SI:.2e} m/s  ≈ c/{int(round(C_SI/VF_SI))}")
    print(f"  Massa efetiva    = 0  (fermion de Dirac sem massa)")
    print(f"  Gap              = 0  (semimetal)")
    print()
    print("  Níveis de Landau — grafeno (E_n = v_F√(2nB)):")
    for n in range(6):
        E = landau_graphene(n, B)
        print(f"    n={n}: E = ±{E:.4f}  (elétron e buraco)")
    print()
    print("  Klein em grafeno: θ=0 → T = 1  SEMPRE (independente de V₀)")
    print("  (Katsnelson et al., Nature Physics 2006)")
    print()
    print("  Pseudospin: helicidade travada à direção de k")
    print("   → retro-espalhamento em 180° é proibido por simetria!")
    print(f"{'='*64}\n")


# ============================================================================
# CLI
# ============================================================================

def parse_args():
    p = argparse.ArgumentParser(
        description="Grafeno 2D — Férmions de Dirac Sem Massa",
        formatter_class=argparse.ArgumentDefaultsHelpFormatter,
    )
    p.add_argument("--module", type=int,   default=0,   help="0=tudo 1=rede 2=cone 3=propagação 4=Landau 5=animação")
    p.add_argument("--B",      type=float, default=1.0, help="Campo magnético (Landau)")
    p.add_argument("--save",   action="store_true",     help="Salvar animação como GIF")
    return vars(p.parse_args())


if __name__ == "__main__":
    args = parse_args()
    print_summary(args)

    mod = args["module"]
    if mod == 0 or mod in [1, 2, 3]:
        plot_all_static(args)
    if mod == 0 or mod == 4:
        plot_landau_static(args)
    if mod == 0 or mod == 5:
        animate_graphene(args)
